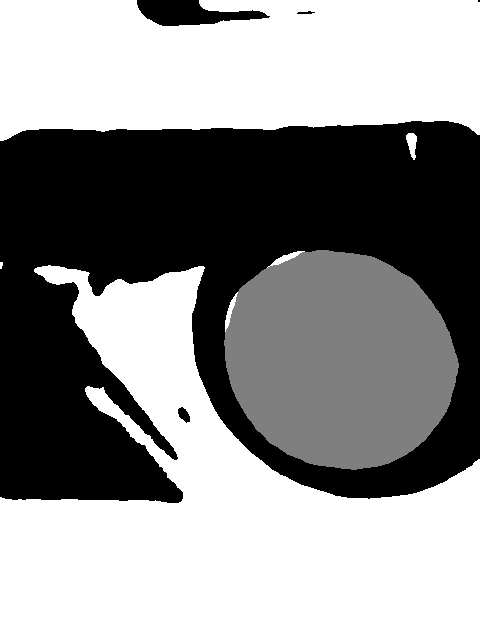
#> input picture data/food_dish_finetune/annotations/train/4647e16d-d9ad-4645-87ef-2ccc8751a694.png, 480 x 640 px, found by its file name; its folder holds only this picture in this run
$ python analyze_class_distribution.py
#> lines starting #> are read from the running program, lines starting #| are printed output that depends on the picture
#!/usr/bin/env python3
"""Analyze class distribution for the merged food/dish dataset."""

import argparse
import os
from collections import defaultdict

import matplotlib.pyplot as plt
import numpy as np
from PIL import Image
from tqdm import tqdm


CLASS_NAMES = {
    0: 'dishes',
    1: 'leftovers',
    2: 'background',
}


def parse_args():
    parser = argparse.ArgumentParser(description='Analyze class distribution')
    parser.add_argument(
        '--data-root',
        default='data/food_dish_final_bg',
        help='Root directory of the merged dataset')
    parser.add_argument(
        '--splits',
        nargs='+',
        default=['train', 'val'],
        help='Dataset splits to analyze')
    return parser.parse_args()


def analyze_split(ann_dir):
    stats = {
        'images': 0,
        'class_pixels': defaultdict(int),
        'class_images': defaultdict(int),
    }
    ann_files = sorted(f for f in os.listdir(ann_dir) if f.endswith('.png'))
    for ann_file in tqdm(ann_files, desc=f'Analyzing {os.path.basename(ann_dir)}'):
        ann = np.array(Image.open(os.path.join(ann_dir, ann_file)))
#> ann is the input picture: shape (640, 480); min 0, max 2, mean 1.12
        stats['images'] += 1
        unique, counts = np.unique(ann, return_counts=True)
#> unique = [0, 1, 2]; counts = [115024, 39791, 152385]
        for label, count in zip(unique, counts):
            if label == 255:
                continue
            stats['class_pixels'][label] += int(count)
            stats['class_images'][label] += 1
#> this loop made 3 passes
#> count on passes 1 to 3: 115024, 39791, 152385
#> after the loop, stats = 3 items
    return stats


def main():
    args = parse_args()
    overall_pixels = defaultdict(int)
    total_images = 0

    for split in args.splits:
        ann_dir = os.path.join(args.data_root, 'annotations', split)
        if not os.path.isdir(ann_dir):
            print(f'⚠️  Missing split: {ann_dir}')
            continue

        stats = analyze_split(ann_dir)
#> stats = 3 items
        total_images += stats['images']
#> total_images = 1
        for label, pixels in stats['class_pixels'].items():
            overall_pixels[label] += pixels
#> this loop made 3 passes
#> after the loop, overall_pixels = {0: 115024, 1: 39791, 2: 152385}

        print(f'\n[{split}] images: {stats["images"]}')
#| [train] images: 1
        total_pixels = sum(stats['class_pixels'].values())
#> total_pixels = 307200
        for label, pixels in stats['class_pixels'].items():
            percent = (pixels / total_pixels * 100) if total_pixels else 0
            img_percent = (stats['class_images'][label] / stats['images'] * 100
                           if stats['images'] else 0)
            name = CLASS_NAMES.get(label, f'class_{label}')
            print(f'  {name:10s} (class {label}): '
                  f'{pixels:12,d} px ({percent:5.2f}%), '
                  f'in {stats["class_images"][label]} images ({img_percent:5.2f}%)')
#> this loop made 3 passes
#> (pixels, percent, name) on passes 1 to 3: (115024, 37.44, 'dishes'), (39791, 12.95, 'leftovers'), (152385, 49.6, 'background')
#|   dishes     (class 0):      115,024 px (37.44%), in 1 images (100.00%)
#|   leftovers  (class 1):       39,791 px (12.95%), in 1 images (100.00%)
#|   background (class 2):      152,385 px (49.60%), in 1 images (100.00%)

    print('\n=== Overall ===')
    print(f'Total images: {total_images}')
#| Total images: 2
    total_pixels = sum(overall_pixels.values())
#> total_pixels = 614400
    for label, pixels in overall_pixels.items():
        percent = (pixels / total_pixels * 100) if total_pixels else 0
        name = CLASS_NAMES.get(label, f'class_{label}')
        print(f'  {name:10s}: {pixels:12,d} px ({percent:5.2f}%)')
#> this loop made 3 passes
#> (pixels, percent, name) on passes 1 to 3: (196527, 31.99, 'dishes'), (101816, 16.57, 'leftovers'), (316057, 51.44, 'background')
#|   dishes    :      196,527 px (31.99%)
#|   leftovers :      101,816 px (16.57%)
#|   background:      316,057 px (51.44%)

    if overall_pixels:
        plt.figure(figsize=(6, 4))
        labels = list(overall_pixels.keys())
#> labels = [0, 1, 2]
        counts = [overall_pixels[l] for l in labels]
#> counts = [196527, 101816, 316057]
        names = [CLASS_NAMES.get(l, f'class_{l}') for l in labels]
#> names = ['dishes', 'leftovers', 'background']
        plt.bar(names, counts, color=['#00aa00', '#8000ff'][:len(names)])
        for idx, count in enumerate(counts):
            percent = count / sum(counts) * 100
            plt.text(idx, count, f'{percent:.1f}%', ha='center', va='bottom')
#> this loop made 3 passes
        plt.ylabel('Pixels')
        plt.title('Class distribution')
        plt.tight_layout()
        out_path = os.path.join(args.data_root, 'class_distribution.png')
        plt.savefig(out_path, dpi=150)
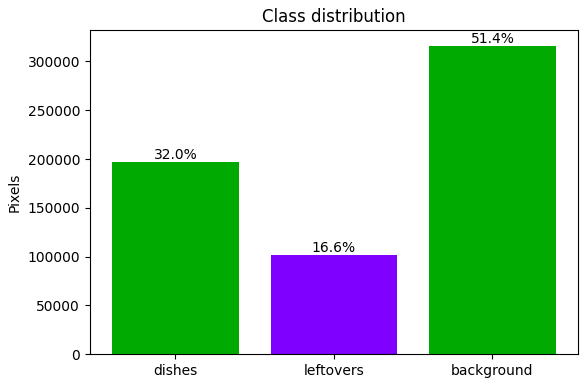
#> figure drawn by matplotlib, 1 panel; tallest bar 316057 high, from x = 1.6 to 2.4
        print(f'\nVisualization saved to: {out_path}')


if __name__ == '__main__':
    main()
